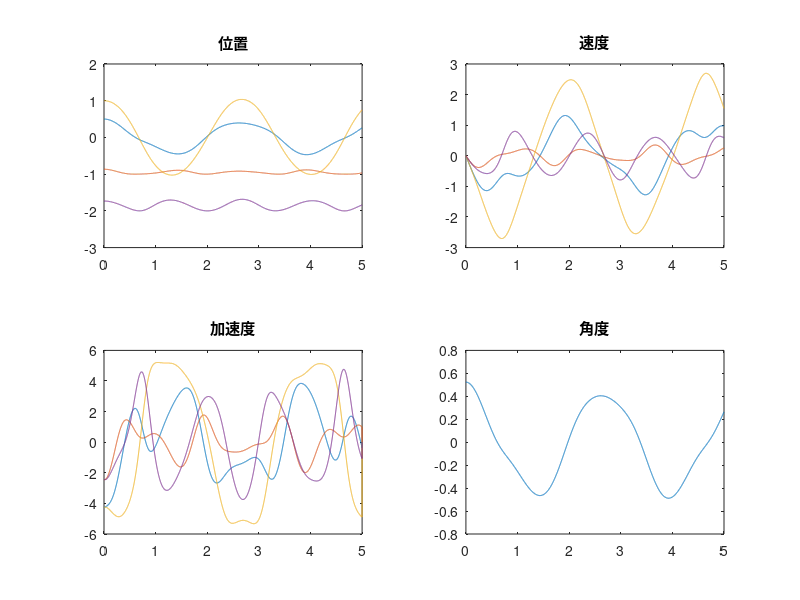

The MATLAB source for this figure:
%% Baumgrate
%
%% 初值及测试
A=[1 0 0 0;0 1 0 0;0 0 1 0;0 0 0 1];
B=[0;-9.8;0;-9.8];
q0=[0.5;-sqrt(3)/2;1;-sqrt(3)];v0=[0;0;0;0];%初始状态
phi=[q0(1,1)*q0(1,1)+q0(2,1)*q0(2,1)-1;(q0(1,1)-q0(3,1))^2+(q0(2,1)-q0(4,1))^2-1];%约束
phiq=[2*q0(1,1) 2*q0(2,1) 0 0;2*(q0(1,1)-q0(3,1)) 2*(q0(2,1)-q0(4,1)) -2*(q0(1,1)-q0(3,1)) -2*(q0(2,1)-q0(4,1))];%笛卡尔
h=0.001;T=5;t=0:h:T;%步长及时间

column=zeros( 4 , (length(t)-1) );
q=q0;
v=v0;
a=zeros( 4 , length(t) );
E=eye(4);
alpha=25;beta=50;
%alpha=1/h;beta=sqrt(2)/h;%经验值5~50

%P=-2*[v(1,1) v(2,1) 0 0;v(1,1)-v(3,1) -v(1,1)+v(3,1) v(2,1)-v(4,1) -v(2,1)+v(4,1)]*v;%
P=2*(v')*v;
phiT=phiq*v;
P1=P-2*alpha*phiT-beta^2*phi;%稳定形式
LEFT=[A phiq';phiq zeros(2,2)];%左端系数
RIGHT=[B;P1];%右端
X=(LEFT^-1)*RIGHT;%上两行加速度；第三行lamda
%% 组装
q=[q column];v=[v column];
ak1=zeros(4,1);ak2=zeros(4,1);ak3=zeros(4,1);ak4=zeros(4,1);
vk1=zeros(4,1);vk2=zeros(4,1);vk3=zeros(4,1);vk4=zeros(4,1);
vq1=zeros(4,1);qk2=zeros(4,1);qk3=zeros(4,1);qk4=zeros(4,1);
%% 显式欧拉
for i=1:(length(t)-1)
    P=2*[v(1,i) v(2,i) 0 0;v(1,i)-v(3,i) -v(1,i)+v(3,i) v(2,i)-v(4,i) -v(2,i)+v(4,i)]*v(:,i);
    %P=2*(v(:,i)')*v(:,i);
    phi=[q(1,i)*q(1,i)+q(2,i)*q(2,i)-1;(q(1,i)-q(3,i))^2+(q(2,i)-q(4,i))^2-1];%约束
    phiq=[2*q(1,i) 2*q(2,i) 0 0;2*(q(1,i)-q(3,i)) 2*(q(2,i)-q(4,i)) -2*(q(1,i)-q(3,i)) -2*(q(2,i)-q(4,i))];%笛卡尔
    phiT=phiq*v(:,i);
    P1=P-2*alpha*phiT-(beta^2)*phi;
    LEFT=[A phiq';phiq zeros(2,2)];
    RIGHT=[B;P1];
    X=(LEFT^-1)*RIGHT;
    a(1,i)=X(1);a(2,i)=X(2);a(3,i)=X(3);a(4,i)=X(4);
    v(:,i+1)=v(:,i)+h*a(:,i);
    q(:,i+1)=q(:,i)+h*v(:,i);
    
end
%% 隐式欧拉
for i=1:(length(t)-1)
    P=2*[v(1,i) v(2,i) 0 0;v(1,i)-v(3,i) -v(1,i)+v(3,i) v(2,i)-v(4,i) -v(2,i)+v(4,i)]*v(:,i);
    phi=[q(1,i)*q(1,i)+q(2,i)*q(2,i)-1;(q(1,i)-q(3,i))^2+(q(2,i)-q(4,i))^2-1];%约束
    phiq=[2*q(1,i) 2*q(2,i) 0 0;2*(q(1,i)-q(3,i)) 2*(q(2,i)-q(4,i)) -2*(q(1,i)-q(3,i)) -2*(q(2,i)-q(4,i))];%笛卡尔
    phiT=phiq*v(:,i);
    P1=P-2*alpha*phiT-(beta^2)*phi;
    LEFT=[A phiq';phiq zeros(2,2)];
    RIGHT=[B;P1];
    X=(LEFT^-1)*RIGHT;
    a(1,i)=X(1);a(2,i)=X(2);a(3,i)=X(3);a(4,i)=X(4);
    v(:,i+1)=v(:,i)+h*a(:,i);
    q(:,i+1)=q(:,i)+h*v(:,i);
    
    for j=1:15
        
        if max(abs(phi)) < 1e-5 && max(abs(phiT)) < 1e-5
            break
        end
        
        P=2*[v(1,i+1) v(2,i+1) 0 0;v(1,i+1)-v(3,i+1) -v(1,i+1)+v(3,i+1) v(2,i+1)-v(4,i+1) -v(2,i+1)+v(4,i+1)]*v(:,i+1);
        phi=[q(1,i+1)*q(1,i+1)+q(2,i+1)*q(2,i+1)-1;(q(1,i+1)-q(3,i+1))^2+(q(2,i+1)-q(4,i+1))^2-1];%约束
        phiq=[2*q(1,i+1) 2*q(2,i+1) 0 0;2*(q(1,i+1)-q(3,i+1)) 2*(q(2,i+1)-q(4,i+1)) -2*(q(1,i+1)-q(3,i+1)) -2*(q(2,i+1)-q(4,i+1))];%笛卡尔
        phiT=phiq*v(:,i+1);
        
        P1=P-2*alpha*phiT-(beta^2)*phi;
        LEFT=[A phiq';phiq zeros(2,2)];
        RIGHT=[B;P1];
        X=(LEFT^-1)*RIGHT;
        a(1,i+1)=X(1);a(2,i+1)=X(2);a(3,i+1)=X(3);a(4,i+1)=X(4);
        v(:,i+1)=v(:,i)+h*a(:,i+1);
        q(:,i+1)=q(:,i)+h*v(:,i+1);
        
    end
    
%     P=2*[v(1,i+1) v(2,i+1) 0 0;v(1,i+1)-v(3,i+1) -v(1,i+1)+v(3,i+1) v(2,i+1)-v(4,i+1) -v(2,i+1)+v(4,i+1)]*v(:,i+1);
%     phi=[q(1,i+1)*q(1,i+1)+q(2,i+1)*q(2,i+1)-1;(q(1,i+1)-q(3,i+1))^2+(q(2,i+1)-q(4,i+1))^2-1];%约束
%     phiq=[2*q(1,i+1) 2*q(2,i+1) 0 0;2*(q(1,i+1)-q(3,i+1)) 2*(q(2,i+1)-q(4,i+1)) -2*(q(1,i+1)-q(3,i+1)) -2*(q(2,i+1)-q(4,i+1))];%笛卡尔
%     phiT=phiq*v(:,i+1);
%     P1=P-2*alpha*phiT-(beta^2)*phi;
%     LEFT=[A phiq';phiq zeros(2,2)];
%     RIGHT=[B;P1];
%     X=(LEFT^-1)*RIGHT;
%     a(1,i+1)=X(1);a(2,i+1)=X(2);a(3,i+1)=X(3);a(4,i+1)=X(4);
%     v(:,i+1)=v(:,i)+h*a(:,i+1);
%     q(:,i+1)=q(:,i)+h*v(:,i+1);
end
%% RK-4
for i=1:(length(t)-1)
    %k1
    P=2*[v(1,i) v(2,i) 0 0;v(1,i)-v(3,i) -v(1,i)+v(3,i) v(2,i)-v(4,i) -v(2,i)+v(4,i)]*v(:,i);
    phi=[q(1,i)*q(1,i)+q(2,i)*q(2,i)-1;(q(1,i)-q(3,i))^2+(q(2,i)-q(4,i))^2-1];%约束
    phiq=[2*q(1,i) 2*q(2,i) 0 0;2*(q(1,i)-q(3,i)) 2*(q(2,i)-q(4,i)) -2*(q(1,i)-q(3,i)) -2*(q(2,i)-q(4,i))];%笛卡尔
    phiT=phiq*v(:,i);
    P1=P-2*alpha*phiT-(beta^2)*phi;
    LEFT=[A phiq';phiq zeros(2,2)];
    RIGHT=[B;P1];
    X=(LEFT^-1)*RIGHT;
    ak1(1)=X(1);ak1(2)=X(2);ak1(3)=X(3);ak1(4)=X(4);
    vk1=v(:,i)+h*ak1;
    qk1=q(:,i)+h*vk1;
    %k2
    P=2*[vk1(1) vk1(2) 0 0;vk1(1)-vk1(3) -vk1(1)+vk1(3) vk1(2)-vk1(4) -vk1(2)+vk1(4)]*vk1;
    phi=[qk1(1)*qk1(1)+qk1(2)*qk1(2)-1;(qk1(1)-qk1(3))^2+(qk1(2)-qk1(4))^2-1];%约束
    phiq=[2*qk1(1) 2*qk1(2) 0 0;2*(qk1(1)-qk1(3)) 2*(qk1(2)-qk1(4)) -2*(qk1(1)-qk1(3)) -2*(qk1(2)-qk1(4))];%笛卡尔
    phiT=phiq*vk1;
    P1=P-2*alpha*phiT-(beta^2)*phi;
    LEFT=[A phiq';phiq zeros(2,2)];
    RIGHT=[B;P1];
    X=(LEFT^-1)*RIGHT;
    ak2(1)=X(1);ak2(2)=X(2);ak2(3)=X(3);ak2(4)=X(4);
    vk2=v(:,i)+h*ak2;
    qk2=q(:,i)+h*vk2;
    %k3
    P=2*[vk2(1) vk2(2) 0 0;vk2(1)-vk2(3) -vk2(1)+vk2(3) vk2(2)-vk2(4) -vk2(2)+vk2(4)]*vk2;
    phi=[qk2(1)*qk2(1)+qk2(2)*qk2(2)-1;(qk2(1)-qk2(3))^2+(qk2(2)-qk2(4))^2-1];%约束
    phiq=[2*qk2(1) 2*qk2(2) 0 0;2*(qk2(1)-qk2(3)) 2*(qk2(2)-qk2(4)) -2*(qk2(1)-qk2(3)) -2*(qk2(2)-qk2(4))];%笛卡尔
    phiT=phiq*vk2;
    P1=P-2*alpha*phiT-(beta^2)*phi;
    LEFT=[A phiq';phiq zeros(2,2)];
    RIGHT=[B;P1];
    X=(LEFT^-1)*RIGHT;
    ak3(1)=X(1);ak3(2)=X(2);ak3(3)=X(3);ak3(4)=X(4);
    vk3=v(:,i)+h*ak3;
    qk3=q(:,i)+h*vk3;
    %k4
    P=2*[vk3(1) vk3(2) 0 0;vk3(1)-vk3(3) -vk3(1)+vk3(3) vk3(2)-vk3(4) -vk3(2)+vk3(4)]*vk3;
    phi=[qk3(1)*qk3(1)+qk3(2)*qk3(2)-1;(qk3(1)-qk3(3))^2+(qk3(2)-qk3(4))^2-1];%约束
    phiq=[2*qk3(1) 2*qk3(2) 0 0;2*(qk3(1)-qk3(3)) 2*(qk3(2)-qk3(4)) -2*(qk3(1)-qk3(3)) -2*(qk3(2)-qk3(4))];%笛卡尔
    phiT=phiq*vk3;
    P1=P-2*alpha*phiT-(beta^2)*phi;
    LEFT=[A phiq';phiq zeros(2,2)];
    RIGHT=[B;P1];
    X=(LEFT^-1)*RIGHT;
    ak4(1)=X(1);ak4(2)=X(2);ak4(3)=X(3);ak4(4)=X(4);
    vk4=v(:,i)+h*ak4;
    qk4=q(:,i)+h*vk4;
    %
    a(:,i)=ak1;
    v(:,i+1)=v(:,i)+1/6*h*(ak1+2*ak2+2*ak3+ak4);
    q(:,i+1)=q(:,i)+1/6*h*(vk1+2*vk2+2*vk3+vk4);
    a(:,i+1)=zeros(4,1);
end

%% Figure
subplot(2,2,1),plot(t,q);title('位置');
subplot(2,2,2),plot(t,v);title('速度');
subplot(2,2,3),plot(t,a);title('加速度');
subplot(2,2,4),plot(t,-atan(q(1,:)./q(2,:)));title('角度');
